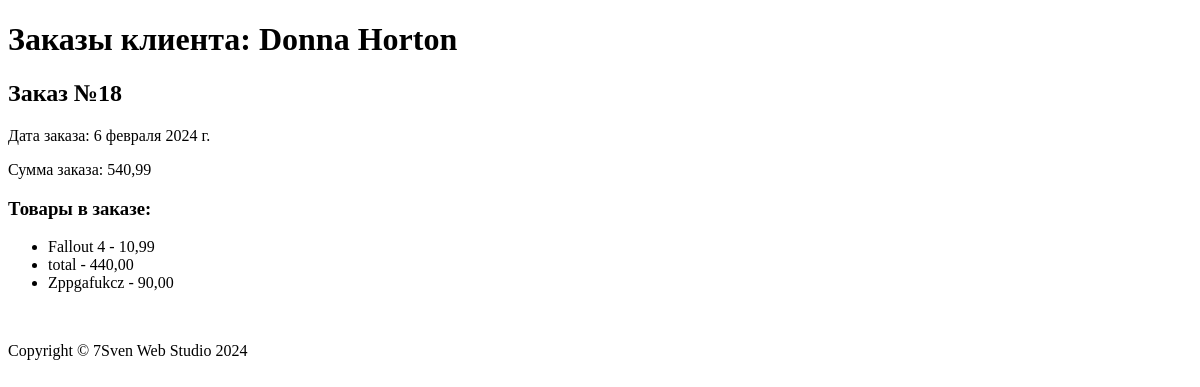
Page /orders/customer-orders/4 on the earlier database version.
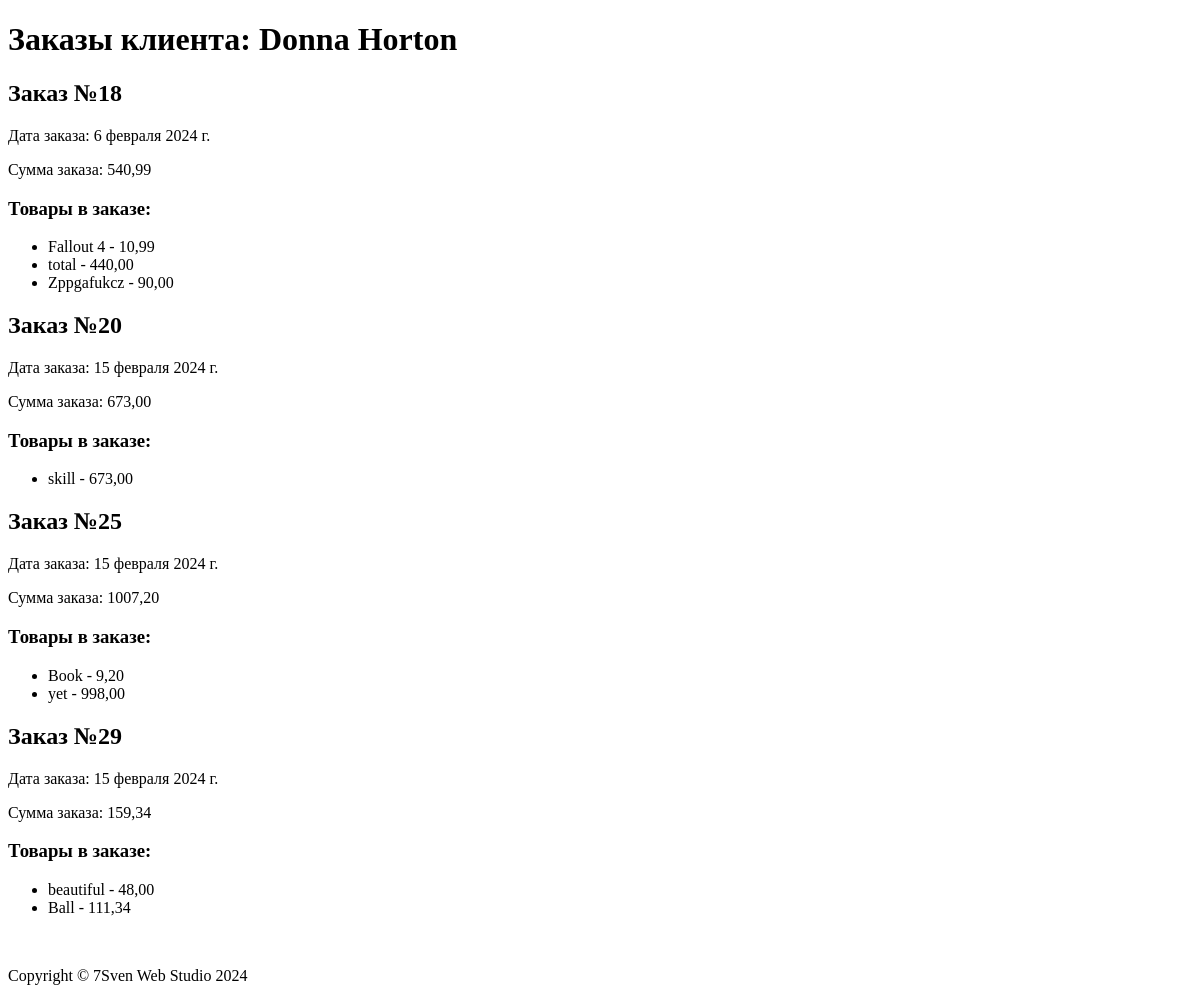
Same page on the later database version.
### orders/models.py (models this page shows, shortened)
class Order(models.Model):
    customer = models.ForeignKey(Customer, on_delete=models.CASCADE, verbose_name='Клиент')
    products = models.ManyToManyField(Product, verbose_name='Товары')
    total_amount = models.DecimalField(default=0, max_digits=10, decimal_places=2, verbose_name='Сумма заказа')
    order_date = models.DateField(auto_now_add=True, verbose_name='Дата заказа')
    class Meta:
        verbose_name = 'Заказ'
        verbose_name_plural = 'Заказы'

### products/models.py (models this page shows, shortened)
class Product(models.Model):
    name = models.CharField(max_length=255, verbose_name='Название')
    description = models.TextField(verbose_name='Описание')
    price = models.DecimalField(max_digits=10, decimal_places=2, verbose_name='Цена')
    quantity = models.IntegerField(verbose_name='Количество')
    added_date = models.DateField(auto_now_add=True, verbose_name='Дата добавления')
    image = models.ImageField(upload_to='images/', default='Add image', blank=True, verbose_name='Изображение')
    class Meta:
        verbose_name = 'Товар'
        verbose_name_plural = 'Товары'

### orders/views.py (the view)
# urls.py: path('customer-orders/<int:customer_id>', fetch_customer_orders, name='customer_orders'),
def fetch_customer_orders(request, customer_id):
    customer = get_object_or_404(Customer, pk=customer_id)
    orders = Order.objects.filter(customer=customer)
    context = {
        'customer': customer,
        'orders': orders,
    }
    return render(request, 'orders/orders.html', context)

### orders/templates/orders/orders.html
{% extends 'base.html' %}
{% block content %}
<h1>Заказы клиента: {{ customer.name }}</h1>
{% for order in orders %}
  <h2>Заказ №{{ order.id }}</h2>
  <p>Дата заказа: {{ order.order_date }}</p>
  <p>Сумма заказа: {{ order.total_amount }}</p>
  <h3>Товары в заказе:</h3>
  <ul>
    {% for product in order.products.all %}
      <li>{{ product.name }} - {{ product.price }}</li>
    {% endfor %}
  </ul>
{% endfor %}
{% endblock %}

Differences in the rows shown:
added Order: id "20", order_date "15 февраля 2024 г.", total_amount "673,00"
now on this page (row unchanged): Product: name "skill", price "673,00", shown under "20"
added Order: id "25", order_date "15 февраля 2024 г.", total_amount "1007,20"
now on this page (row unchanged): Product: name "Book", price "9,20", shown under "25"
now on this page (row unchanged): Product: name "yet", price "998,00", shown under "25"
added Order: id "29", order_date "15 февраля 2024 г.", total_amount "159,34"
now on this page (row unchanged): Product: name "beautiful", price "48,00", shown under "29"
now on this page (row unchanged): Product: name "Ball", price "111,34", shown under "29"
